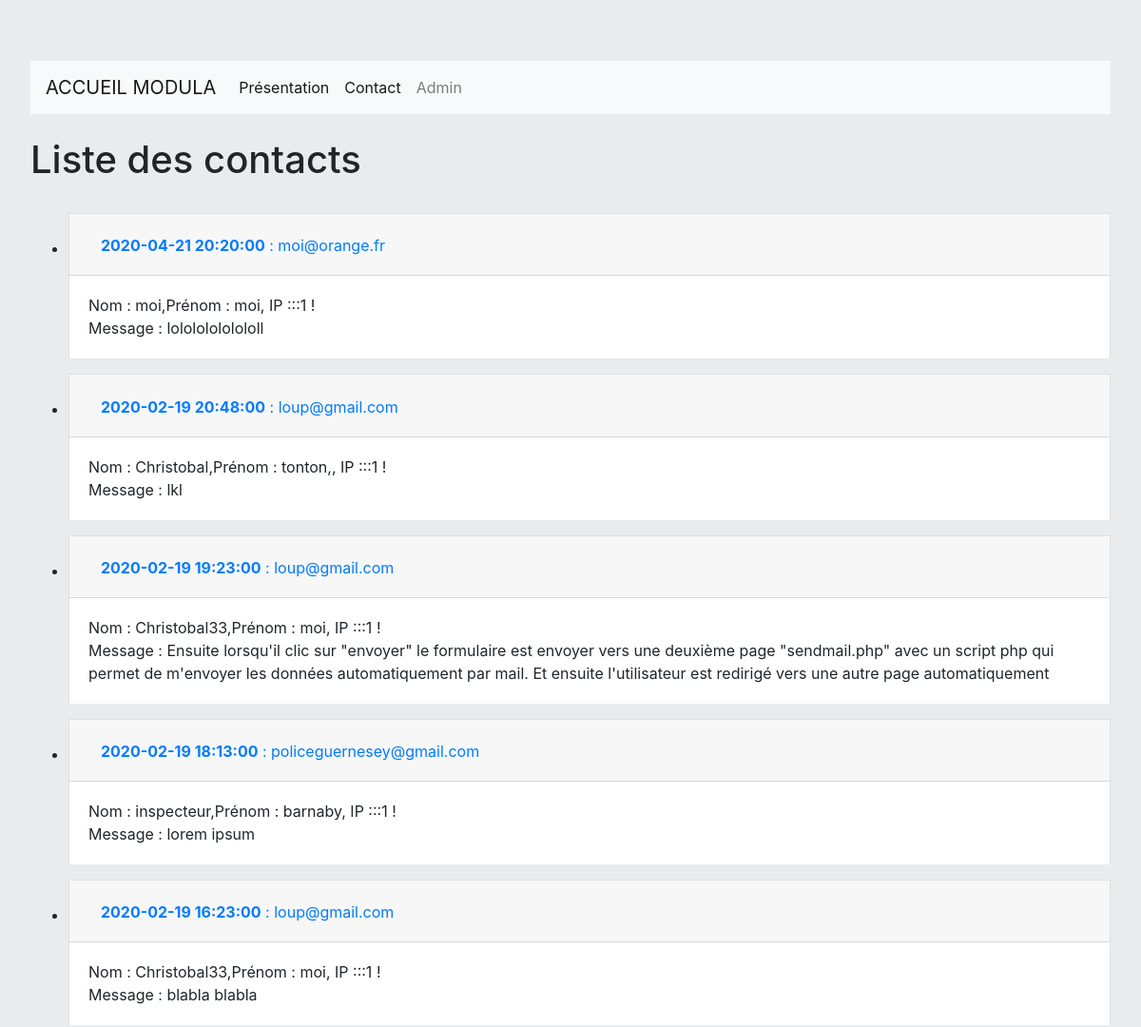
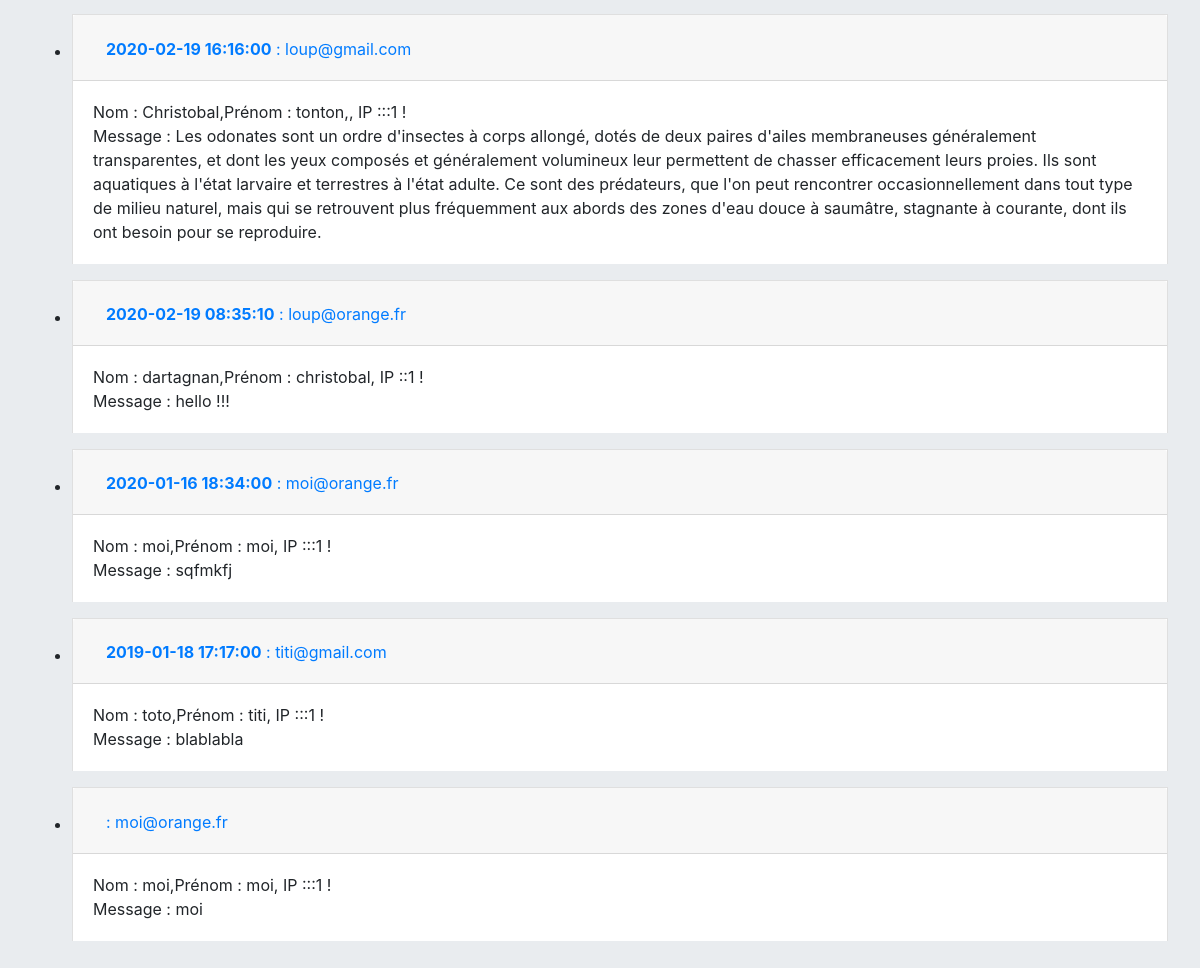
/administration.php, run on the app's committed database (2 pictures, top to bottom).
### tables this page shows
CREATE TABLE `formulaires` (
  `id` int(11) NOT NULL,
  `ip` varchar(255) NOT NULL,
  `nom` varchar(255) NOT NULL,
  `prenom` varchar(255) NOT NULL,
  `email` varchar(255) NOT NULL,
  `messages` text NOT NULL,
  `rgpd` varchar(5) NOT NULL,
  `dat` datetime DEFAULT NULL
);

### administration.php (the view, shortened to what this page needs)
<!doctype html>
<html lang="en">
<head>
    <link rel="stylesheet" href="https://stackpath.bootstrapcdn.com/bootstrap/4.3.1/css/bootstrap.min.css"
>
    <link rel="stylesheet" href="https: //use.fontawesome.com/releases/v5.8.1/css/all.css"
>
</head>
<body class="jumbotron ">
<?php
include("menu.php");
?>
    <br>
<h1>Liste des contacts</h1>
<br>
<?php
    try
{
	$bdd = new PDO('mysql:host=localhost;dbname=contact;charset=utf8', 'root', '');
}
catch(Exception $e)
{
        die('Erreur : '.$e->getMessage());
}
$reponse = $bdd->query('SELECT * FROM formulaires order By dat DESC');
while ($donnees = $reponse->fetch())
{
?>
    <ul>
        <li>
<div class="accordion" id="accordionExample">
        <div class="card">
        <div class="card-header" id="headingOne">
      <h2 class="mb-0">
        <button class="btn btn-link" type="button" data-toggle="collapse" data-target="#collapseOne" aria-expanded="true" aria-controls="collapseOne">
          <strong><?php echo $donnees['dat']; ?></strong> : <?php echo $donnees['email']; ?><br />
        </button>
      </h2>
    </div>
    <div id="collapseOne" class="collapse show" aria-labelledby="headingOne" data-parent="#accordionExample">
      <div class="card-body">
           Nom : <?php echo $donnees['nom']; ?>,Prénom : <?php echo $donnees['prenom']; ?>, IP :<?php echo $donnees['ip']; ?> !<br />
           Message  : <?php  echo $donnees['messages'];?>
      </div>
    </div>
  </div>
  </div>
</li>
   </ul>
<?php
}
?>
</body>
</body >
</html>

### menu.php
<?php
echo '
<nav class="navbar navbar-expand-lg navbar-light bg-light">
        <a class="navbar-brand" href="http://localhost/modula/index.php">ACCUEIL MODULA</a>
        <button class="navbar-toggler" type="button" data-toggle="collapse" data-target="#navbarNav"
            aria-controls="navbarNav" aria-expanded="false" aria-label="Toggle navigation">
            <span class="navbar-toggler-icon"></span>
        </button>
        <div class="collapse navbar-collapse" id="navbarNav">
            <ul class="navbar-nav">
                <li class="nav-item active">
                    <a class="nav-link" href="http://localhost/modula/presentation.php">Présentation <span
                            class="sr-only">(current)</span></a>
                </li>
                <li class="nav-item active">
                    <a class="nav-link" href="http://localhost/modula/formulaire.php">Contact <span
                            class="sr-only">(current)</span></a>
                </li>
                <li class="nav-item">
                    <a class="nav-link" href="http://localhost/modula/formuladmin.php">Admin</a>
                </li>
            </ul>
        </div>
    </nav>';

### data on the page
formulaires: dat "2020-04-21 20:20:00", email "moi@orange.fr", nom "moi", prenom "moi", ip "::1", messages "lolololololololl"
formulaires: dat "2020-02-19 20:48:00", email "loup@gmail.com", nom "Christobal", prenom "tonton,", ip "::1", messages "lkl"
formulaires: dat "2020-02-19 19:23:00", email "loup@gmail.com", nom "Christobal33", prenom "moi", ip "::1", messages "Ensuite lorsqu'il clic sur \"envoyer\" le formulaire est envoyer vers une deuxième page \"sendmail.php\" avec un script php qui permet de m'envoyer les données automatiquement par mail. Et ensuite l'utilisateur est redirigé vers une autre page automatiquement"
formulaires: dat "2020-02-19 18:13:00", email "policeguernesey@gmail.com", nom "inspecteur", prenom "barnaby", ip "::1", messages "lorem ipsum"
formulaires: dat "2020-02-19 16:23:00", email "loup@gmail.com", nom "Christobal33", prenom "moi", ip "::1", messages "blabla blabla"
formulaires: dat "2020-02-19 16:16:00", email "loup@gmail.com", nom "Christobal", prenom "tonton,", ip "::1", messages "Les odonates sont un ordre d'insectes à corps allongé, dotés de deux paires d'ailes membraneuses généralement transparentes, et dont les yeux composés et généralement volumineux leur permettent de chasser efficacement leurs proies. Ils sont aquatiques à l'état larvaire et terrestres à l'état adulte. Ce sont des prédateurs, que l'on peut rencontrer occasionnellement dans tout type de milieu naturel, mais qui se retrouvent plus fréquemment aux abords des zones d'eau douce à saumâtre, stagnante à courante, dont ils ont besoin pour se reproduire."
formulaires: dat "2020-02-19 08:35:10", email "loup@orange.fr", nom "dartagnan", prenom "christobal", ip ":1", messages "hello !!!"
formulaires: dat "2020-01-16 18:34:00", email "moi@orange.fr", nom "moi", prenom "moi", ip "::1", messages "sqfmkfj"
formulaires: dat "2019-01-18 17:17:00", email "titi@gmail.com", nom "toto", prenom "titi", ip "::1", messages "blablabla"
formulaires: email "moi@orange.fr", nom "moi", prenom "moi", ip "::1", messages "moi"
